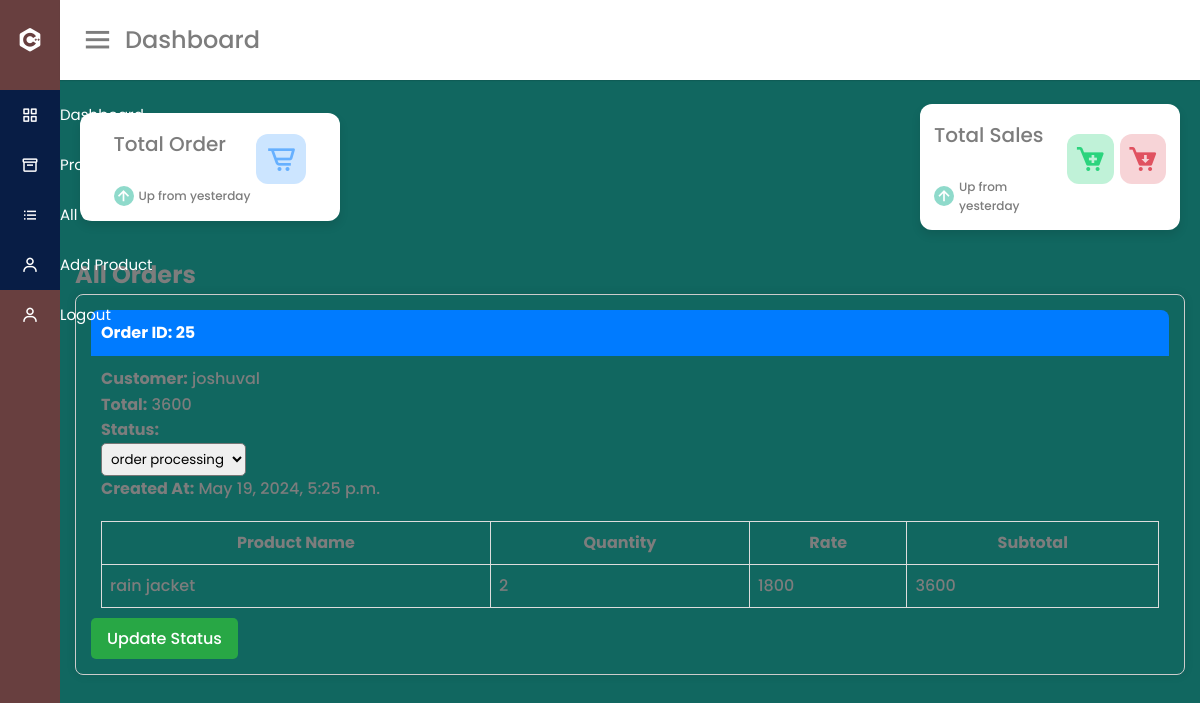
The page /display-orders on the database its author committed.
### home/models.py (models this page shows, shortened)
class Orders(models.Model):
    cart = models.ForeignKey(cart, on_delete=models.CASCADE)
    customer = models.ForeignKey(User, on_delete=models.SET_NULL, null=True, blank=True)
    total = models.PositiveIntegerField()
    order_status = models.CharField(max_length=50, choices=ORDER_STATUS)
    created_at = models.DateTimeField(auto_now_add=True)
    address = models.CharField(max_length=100,default="ssss")
    mobile  =models.CharField(max_length=50, default="45678")

class CartProduct(models.Model):
    cart = models.ForeignKey(cart, on_delete=models.CASCADE)
    product = models.ForeignKey(Product, on_delete=models.CASCADE)
    rate = models.PositiveIntegerField()
    quantity = models.PositiveIntegerField()
    subtotal = models.PositiveIntegerField()
    size=models.CharField(max_length=20)

class Product(models.Model):
    material = models.ForeignKey(Material, on_delete=models.CASCADE)
    color = models.ForeignKey(Color, on_delete=models.CASCADE)
    occasion = models.ForeignKey(Occasion, on_delete=models.CASCADE)
    name = models.CharField(max_length=200, null=True, blank=True)
    image = models.ImageField(upload_to='images/',null=True, blank=True)
    stock=models.IntegerField(default=0)
    supplier=models.ForeignKey(Supplier,on_delete=models.CASCADE,null=True)
    stockrequest = models.BooleanField(default=False)
    description = models.TextField(null=True, blank=True)
    price = models.DecimalField(max_digits=10, decimal_places=2, null=True, blank=True)

### home/views.py (the view)
# urls.py: path('display-orders', views.display_orders, name='display_orders'),
def display_orders(request):
    orders = Orders.objects.all()
    context = {'orders': orders, 'ORDER_STATUS': ORDER_STATUS}
    return render(request, './myapp/display_orders.html', context)

### home/templates/myapp/display_orders.html (shortened to what this page needs)
{% extends 'myapp/AdminBase.html' %}
{% block body %}
<div class="container">
    <h2 class="my-4">All Orders</h2>
    {% for order in orders %}
    <div class="order-card">
        <div class="order-header">
            <span class="order-id">Order ID: {{ order.id }}</span>
        </div>
        <div class="order-body">
            <div class="order-details">
                <p><b>Customer:</b> {{ order.customer.username }}</p>
                <p><b>Total:</b> {{ order.total }}</p>
                <p><b>Status:</b>
                    <form action="{% url 'clothapp:update_order_status' order.id %}" method="POST">
                    <select name="status" class="order-status">
                        {% for status in ORDER_STATUS %}
                            <option value="{{ status.0 }}" {% if order.order_status == status.0 %}selected{% endif %}>{{ status.1 }}</option>
                        {% endfor %}
                    </select>
                </p>
                <p><b>Created At:</b> {{ order.created_at }}</p>
            </div>
            <div class="product-table">
                <table>
                    <thead>
                        <tr>
                            <th>Product Name</th>
                            <th>Quantity</th>
                            <th>Rate</th>
                            <th>Subtotal</th>
                        </tr>
                    </thead>
                    <tbody>
                        {% for item in order.cart.cartproduct_set.all %}
                        <tr>
                            <td>{{ item.product.name }}</td>
                            <td>{{ item.quantity }}</td>
                            <td>{{ item.rate }}</td>
                            <td>{{ item.subtotal }}</td>
                        </tr>
                        {% endfor %}
                    </tbody>
                </table>
            </div>
        </div>
        <div class="order-footer">
                <button type="submit" class="update-status-btn">Update Status</button>
        </div>
    </div>
    {% endfor %}
</div>
{% endblock %}

### home/static/skinapp/assets/css/style.css (style rules this page uses)
:root { --hoockers-green_20: hsl(148, 20%, 38%, 0.2); --pale-spring-bud: hsl(60, 68%, 85%); --hoockers-green: hsl(148, 20%, 38%); --spanish-gray: hsl(0, 0%, 61%); --light-gray: hsl(0, 0%, 80%); --cultured-1: hsl(0, 0%, 97%); --cultured-2: hsl(60, 6%, 93%); --gray-web: hsl(0, 0%, 49%); --white_30: hsl(0, 0%, 100%, 0.3); --black_70: hsla(0, 0%, 0%, 0.7); --black_50: hsla(0, 0%, 0%, 0.5); --black_15: hsla(0, 0%, 0%, 0.15); --black_10: hsla(0, 0%, 0%, 0.1); --black_5: hsla(0, 0%, 0%, 0.05); --white: hsl(0, 0%, 100%); --black: hsl(0, 0%, 0%); --gradient: linear-gradient(to right, transparent 50%, var(--white_30) 100%); --ff-urbanist: 'Urbanist', sans-serif; --fs-1: 4.8rem; --fs-2: 4rem; --fs-3: 3.4rem; --fs-4: 2.4rem; --fs-5: 2rem; --fs-6: 1.8rem; --fs-7: 1.5rem; --fs-8: 1.4rem; --fs-9: 1.3rem; --fw-400: 400; --fw-500: 500; --fw-600: 600; --fw-700: 700; --fw-800: 800; --section-padding: 35px; --shadow-1: 0 8px 16px var(--black_15); --shadow-2: 0 4px 10px var(--black_5); --radius-3: 3px; --transition-1: 0.25s ease; --transition-2: 0.5s ease; --transition-3: 1s ease; --cubic-in: cubic-bezier(0.51, 0.03, 0.64, 0.28); --cubic-out: cubic-bezier(0.33, 0.85, 0.4, 0.96); }
*, *::before, *::after { margin: 0; padding: 0; box-sizing: border-box; }
a, img, span, input, button, ion-icon { display: block; }
input, button { background: white; border: none; font: inherit; }
button { cursor: pointer; }
html { font-family: var(--ff-urbanist); font-size: 10px; scroll-behavior: smooth; }
body { background-color: var(--white); color: var(--gray-web); font-size: 1.6rem; font-weight: var(--fw-500); line-height: 1.6; }
.container { padding-inline: 15px; }
@media (min-width: 575px) { .container { max-width: 540px; width: 100%; margin-inline: auto; } }
@media (min-width: 768px) { :root { --fs-1: 5.6rem; } }
@media (min-width: 768px) { .container { max-width: 730px; } }
@media (min-width: 992px) { :root { --section-padding: 50px; } }
@media (min-width: 992px) { .container { max-width: 960px; } }
@media (min-width: 1200px) { .container { max-width: 1300px; } }

### home/templates/myapp/display_orders.html (style rules this page uses)
.order-card { border: 1px solid #ccc; border-radius: 8px; margin-bottom: 20px; padding: 15px; box-shadow: 0 0 10px rgba(0, 0, 0, 0.1); }
.order-header { background-color: #007bff; color: #fff; padding: 10px; border-radius: 8px 8px 0 0; }
.order-id { font-weight: bold; }
.order-body { padding: 10px; }
.order-details { margin-bottom: 20px; }
.order-status { padding: 5px; border-radius: 5px; }
.product-table { overflow-x: auto; }
.product-table table { width: 100%; border-collapse: collapse; }
.product-table th, .product-table td { border: 1px solid #ddd; padding: 8px; }
.update-status-btn { background-color: #28a745; color: #fff; border: none; padding: 8px 16px; border-radius: 5px; cursor: pointer; }

### home/templates/myapp/AdminBase.html (style rules this page uses)
* { margin: 0; padding: 0; box-sizing: border-box; font-family: 'Poppins', sans-serif; }

### rows shown on the page
Orders: id "25", customer.username "joshuval", total "3600", status "order processing", created_at "May 19, 2024, 5:25 p.m."
CartProduct: product.name "rain jacket", quantity "2", rate "1800", subtotal "3600"
